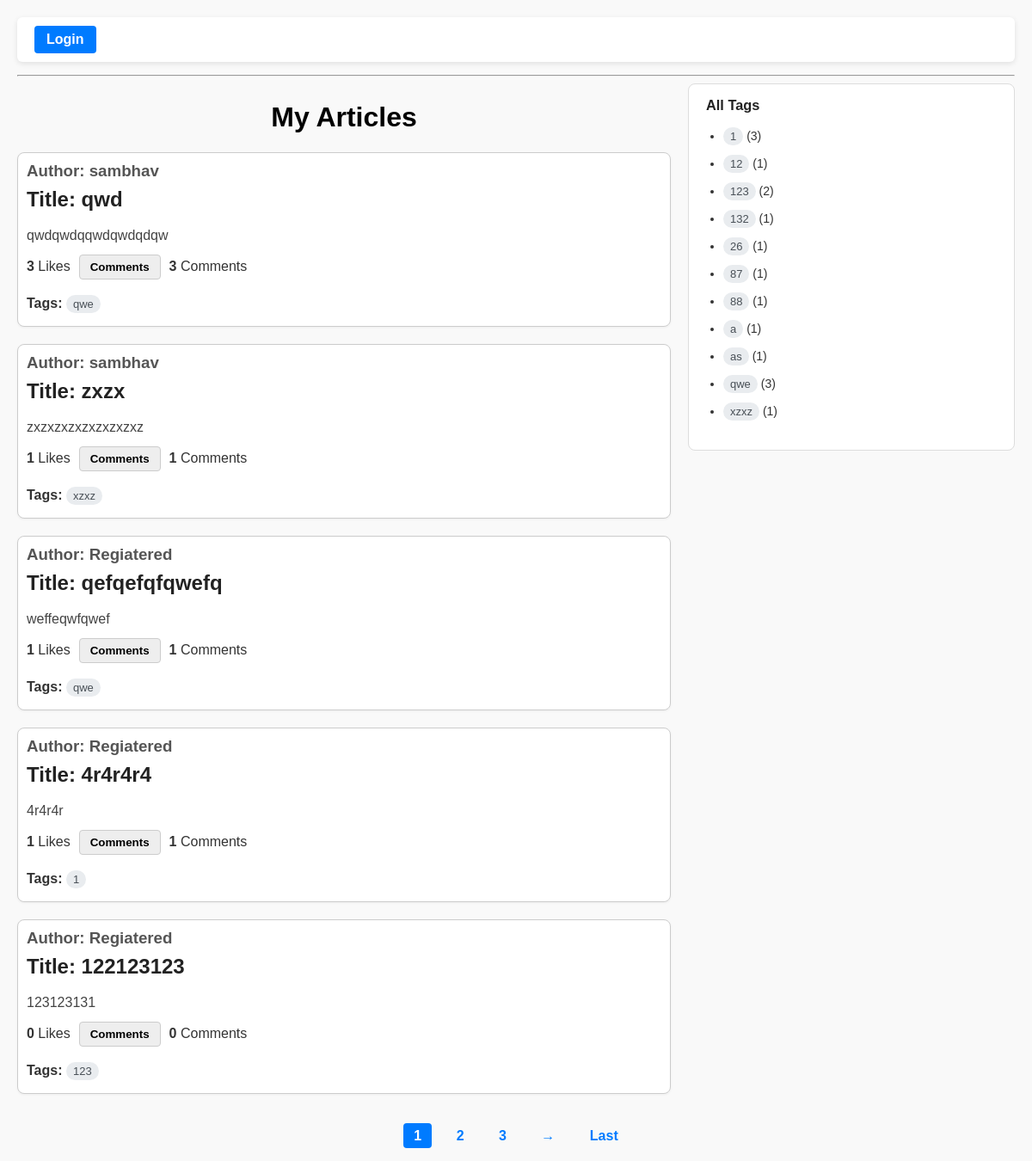
The page / on the database its author committed.
### article/models.py (models this page shows, shortened)
class Articles(models.Model):
    title = models.CharField(max_length=200)
    content = models.TextField()
    tags = models.CharField(max_length=100)
    author = models.ForeignKey(settings.AUTH_USER_MODEL, on_delete=models.CASCADE)
    is_draft = models.BooleanField(default=False)
    created_at = models.DateTimeField(auto_now_add=True)

class Cuser(AbstractUser):
    phone = models.CharField(max_length=15, blank=True, null=True)

### article/views.py (the view, shortened to what this page needs)
# urls.py: path('', article, name='home'),
def article(request):
    user = request.user if request.user.is_authenticated else None
    search_query = request.GET.get('search', '').strip()
    all_tags_flat = []
    for art in Articles.objects.filter(is_draft=False):
        all_tags_flat.extend([tag.strip() for tag in art.tags.split(',') if tag.strip()])
    tag_counts_list = sorted(Counter(all_tags_flat).items())
    all_tags = sorted(list(set(all_tags_flat)))
    has_drafts = Articles.objects.filter(author=user, is_draft=True).exists() if user else False
    queryset = Articles.objects.filter(is_draft=False).select_related('author').order_by('-created_at')
    if search_query:
        queryset = queryset.filter(
            Q(title__icontains=search_query) | Q(content__icontains=search_query)
        )
    queryset = queryset.annotate(
        likes_count=Count('like_entries'),
        comments_count=Count('comments')
    )
    tag_query = request.GET.get('tag', '').strip()
    if tag_query:
        queryset = queryset.filter(
            Q(tags__iexact=tag_query) |
            Q(tags__icontains=tag_query + ', ') |
            Q(tags__icontains=', ' + tag_query)
        )
    paginator = Paginator(queryset, 5)
    page_number = request.GET.get('page', 1)
    page_obj = paginator.get_page(page_number)
    for article_obj in page_obj.object_list:
        article_obj.tags_list = [tag.strip() for tag in article_obj.tags.split(',') if tag.strip()]
    context = {
        'user_name': user.username if user else None,
        'is_logged_in': bool(user),
        'tag_counts_list': tag_counts_list,
        'all_tags': all_tags,
        'has_drafts': has_drafts,
        'no_drafts': not has_drafts,
        'tag_query': tag_query,
        'search_query': search_query, # Pass the search query back to the template
        'articles': page_obj.object_list,
        'page_obj': page_obj,
    }
    return render(request, 'article.html', context)

### article/templates/article.html (shortened to what this page needs)
{% load static %}
<!DOCTYPE html>
<html lang="en">
<head>
 <link rel="stylesheet" href="{% static 'css/article.css' %}">
</head>
<body>
<div id="navbar" style="display: flex; justify-content: space-between; align-items: center;" data-is-logged-in="{{ is_logged_in|yesno:'true,false' }}">
 {% if is_logged_in %}
  <div>
   <a href="{% url 'add_article' %}" class="button">Add Article</a>
   <a
    href="{% url 'draft_article' %}"
    id="draftsLink"
    class="button"
    data-has-drafts="{{ has_drafts|yesno:'true,false' }}"> My Drafts </a>
   <a href="{% url 'logout' %}" class="button">Logout</a>
  </div>
  <form id="search-form" method="get" action="{% url 'article' %}">
   <input type="text" name="search" placeholder="Search articles..." value="{{ search_query }}">
   <button type="submit">Search</button>
  </form>
  <div><strong>Welcome, {{ user_name }}!</strong></div>
 {% else %}
  <div>
   <a href="{% url 'login' %}" class="button">Login</a>
  </div>
 {% endif %}
</div>
<hr>
<div style="display: grid; grid-template-columns: 2fr 1fr; gap: 20px; align-items: flex-start;">
<div>
<div class="main-title-container">
 <h1><a href="{% url 'article' %}">My Articles</a></h1>
</div>
<ul id="article-list" style="list-style: none; padding: 0;">
 {% for article in articles %}
 <li style="margin-bottom: 20px; padding: 10px; border: 1px solid #ccc; border-radius: 8px; background: white;">
  <h3>Author: {{ article.author.username }}</h3>
  <h2>Title: {{ article.title }}</h2>
  <p>{{ article.content }}</p>
  <div class="interactions" style="margin-top: 10px;">
   <span>
    <span class="likes-count">{{ article.likes_count }}</span> Likes
   </span>
   <button class="comment-toggle-btn" data-article-id="{{ article.id }}">
    Comments
   </button>
   <span>
    <span class="comments-count">{{ article.comments_count }}</span> Comments
   </span>
  </div>
  <br>
  {% if article.tags_list %}
  <strong>Tags:</strong>
  {% for tag in article.tags_list %}
   <a href="{% url 'tags' tag %}" class="tag-link" style="margin-right: 5px;">{{ tag }}</a>
  {% endfor %}
  {% endif %}
 </li>
 {% empty %}
 <li>No articles found.</li>
 {% endfor %}
</ul>
</div>
 <div class="tags-sidebar">
  <h3>All Tags</h3>
  <ul>
   {% for tag, count in tag_counts_list %}
    <li>
     <a href="{% url 'tags' tag %}" class="tag-link"
      {% if selected_tag and selected_tag|lower == tag|lower %}style="font-weight:bold;color:red;"{% endif %}>
      {{ tag }}
     </a> ({{ count }})
    </li>
   {% endfor %}
  </ul>
 </div>
</div> {% if page_obj.has_other_pages %}
 <div class="pagination-wrapper" style="text-align:center; margin-top: 20px;">
  <div class="pagination">
   {% for num in page_obj.paginator.page_range %}
    {% if num >= page_obj.number|add:'-2' and num <= page_obj.number|add:'2' %}
     {% if num == page_obj.number %}
      <strong>{{ num }}</strong>
     {% else %}
      <a href="?page={{ num }}">{{ num }}</a>
     {% endif %}
    {% endif %}
   {% endfor %}
   {% if page_obj.has_next %}
    <a href="?page={{ page_obj.next_page_number }}">&rarr;</a>
   {% endif %}
   {% if page_obj.number < page_obj.paginator.num_pages %}
    <a href="?page={{ page_obj.paginator.num_pages }}">Last</a>
   {% endif %}
  </div>
 </div>
{% endif %}
</body>
</html>

### article/static/css/article.css (style rules this page uses)
body { font-family: Arial, sans-serif; background-color: #f9f9f9; margin: 20px; color: #333; }
a { position: relative; color: #007bff; text-decoration: none; transition: color 0.3s ease; }
a::after { content: ''; position: absolute; width: 0; height: 2px; bottom: -3px; left: 0; background-color: #007bff; transition: width 0.3s ease; }
#navbar { background-color: #ffffff; padding: 10px 20px; border-radius: 6px; box-shadow: 0 2px 6px rgba(0, 0, 0, 0.1); margin-bottom: 15px; font-size: 16px; display: flex; align-items: center; gap: 10px; }
#navbar .button { background-color: #007bff; border: none; color: white; padding: 7px 14px; border-radius: 4px; cursor: pointer; font-weight: 600; text-align: center; display: inline-block; transition: background-color 0.3s ease, transform 0.2s ease; }
#article-list li { background: #ffffff; border: 1px solid #ddd; border-radius: 8px; padding: 15px 20px; box-shadow: 0 1px 3px rgba(0, 0, 0, 0.05); transition: transform 0.3s ease, box-shadow 0.3s ease; cursor: pointer; animation: slideInLeft 0.6s ease forwards; opacity: 0; transform: translateX(-20px); }
#article-list h2 { margin: 8px 0; color: #222; }
#article-list h3 { margin: 0 0 8px 0; font-weight: 600; color: #555; }
#article-list p { line-height: 1.5; margin-bottom: 10px; color: #444; }
.interactions { display: flex; align-items: center; gap: 10px; flex-wrap: wrap; }
.like-btn, .comment-toggle-btn { background-color: #eee; border: 1px solid #ccc; border-radius: 4px; padding: 6px 12px; cursor: pointer; font-weight: 600; transition: background-color 0.3s ease, border-color 0.3s ease, transform 0.2s ease; user-select: none; }
.likes-count, .comments-count { font-weight: 600; color: #333; }
.tag-link { background-color: #e9ecef; padding: 3px 8px; border-radius: 12px; font-size: 13px; color: #495057; transition: background-color 0.3s ease, color 0.3s ease, transform 0.15s ease; display: inline-block; margin-bottom: 5px; cursor: pointer; user-select: none; }
.tags-sidebar { background: #ffffff; padding: 15px 20px; border-radius: 8px; border: 1px solid #ddd; max-height: 400px; overflow-y: auto; font-size: 14px; }
.tags-sidebar h3 { margin-top: 0; font-weight: 700; color: #222; }
.tags-sidebar ul { padding-left: 20px; }
.tags-sidebar li { margin-bottom: 6px; }
.pagination-wrapper { margin-top: 30px; text-align: center; }
.pagination a, .pagination strong { margin: 0 6px; padding: 6px 12px; color: #007bff; border-radius: 4px; text-decoration: none; font-weight: 600; user-select: none; transition: background-color 0.3s ease, color 0.3s ease, transform 0.2s ease; }
.pagination strong { color: white; background-color: #007bff; pointer-events: none; }
.main-title-container { text-align: center; margin-bottom: 20px; }
.main-title-container a { text-decoration: none; color: black; }

### rows shown on the page
Articles: author.username "sambhav", title "qwd", content "qwdqwdqqwdqwdqdqw", likes_count "3", comments_count "3", tags_list "qwe"
Articles: author.username "sambhav", title "zxzx", content "zxzxzxzxzxzxzxzxz", likes_count "1", comments_count "1", tags_list "xzxz", tag_counts_list "xzxz"
Articles: author.username "Regiatered", title "qefqefqfqwefq", content "weffeqwfqwef", likes_count "1", comments_count "1", tags_list "qwe"
Articles: author.username "Regiatered", title "4r4r4r4", content "4r4r4r", likes_count "1", comments_count "1", tags_list "1"
Articles: author.username "Regiatered", title "122123123", content "123123131", likes_count "0", comments_count "0", tags_list "123"
Articles: tag_counts_list "12"
Articles: tag_counts_list "123"
Articles: tag_counts_list "132"
Articles: tag_counts_list "26"
Articles: tag_counts_list "87"
Articles: tag_counts_list "88"
Articles: tag_counts_list "as"
Articles: tag_counts_list "qwe"

### other values the page prints
{{ tag }} "1" "a"
{{ count }} "3" "1" "2" "1" "1" "1" "1" "1" "1" "3" "1"
{{ num }} "1"
{{ num }} "2" "3"
